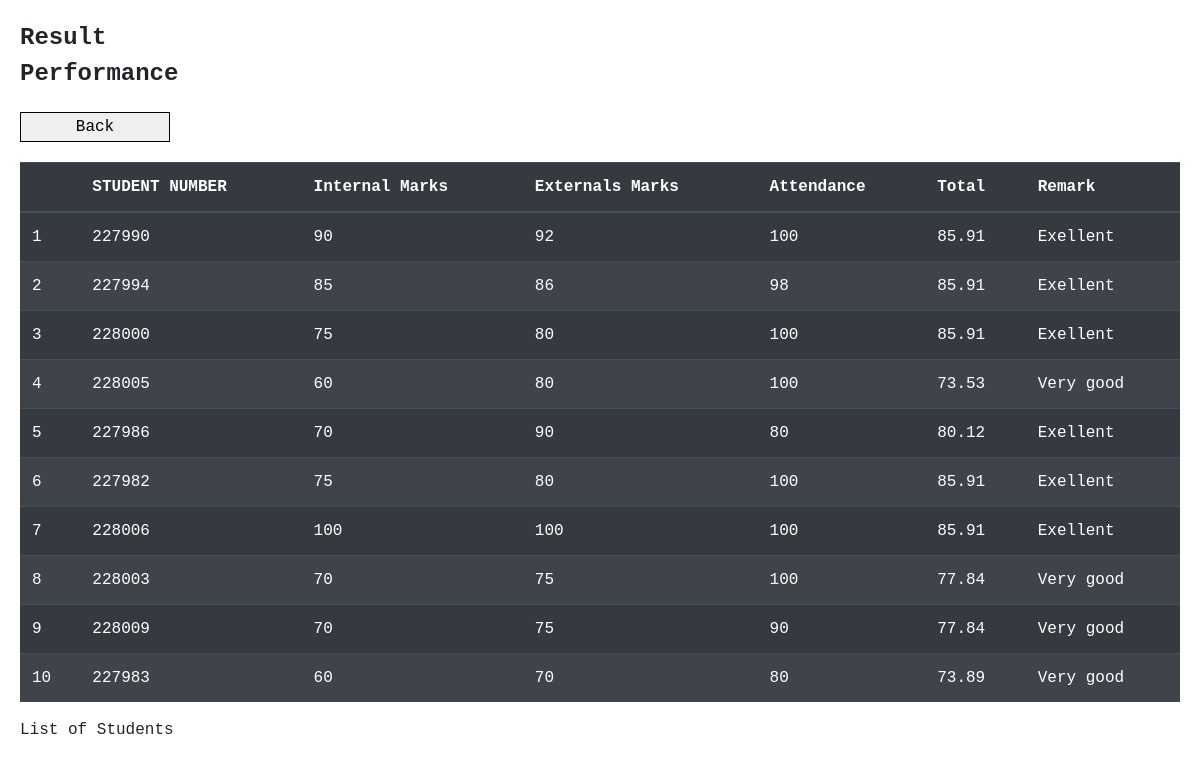
Screenshot of /performance with the database file from the repository.
### tables this page shows
CREATE TABLE performance(usn TEXT PRIMARY KEY,
     internal INTEGER,
     external INTEGER,
     attendance INTEGER,
     final TEXT,
     remark TEXT,
     foreign key (usn) references student(usn) ON DELETE CASCADE);

### app.py (the view)
@app.route("/performance")
def performance():
    lst = check_marks()
    return render_template("performance.html", data=lst, lenght=len(lst))

### backend.py (called while the page is built)
def check_marks():
    con=sqlite3.connect("student.db")
    cur=con.cursor()
    cur.execute("SELECT * FROM performance")
    rows=cur.fetchall()
    con.close()
    return rows

### templates/performance.html (shortened to what this page needs)
<!DOCTYPE html>
<html>
<head><link rel="stylesheet" href="https://cdn.jsdelivr.net/npm/bootstrap@4.5.3/dist/css/bootstrap.min.css">
</head>
<body>
<div><strong>Result</strong></div>
<div><strong>Performance</strong></div>
<a href="/moderator_section"> <button>Back</button></a>
<table class="table table-striped table-dark">
  <thead>
    <tr>
      <th scope="col"></th>
      <th scope="col">STUDENT NUMBER</th>
      <th scope="col">Internal Marks</th>
      <th scope="col">Externals Marks</th>
      <th scope="col">Attendance</th>
      <th scope="col">Total</th>
      <th scope="col">Remark</th>
    </tr>
  </thead>
  <tbody>
    <tr>
      {% for j in range(lenght) %}
        <tr>
          <td>{{j+1}}</td>
        {% for i in range(6)%}
          <td>{{data[j][i]}}</td>
        {%endfor%}
        </tr>
      {% endfor %}
    </tr>
  </tbody>
</table>
<caption>List of Students</caption>
</body>
</html>

### templates/performance.html (style rules this page uses)
body { margin: 0; padding: 20px; font-family: "Courier New", Courier, monospace; }
strong { font-size: 24px; }
button { height: 30px; width: 150px; border: 1px solid; margin-top: 20px; margin-bottom: 20px; }

### rows the page displays
performance: usn "227990" "90" "92" "100" "85.91" "Exellent"
performance: usn "227994" "85" "86" "98" "85.91" "Exellent"
performance: usn "228000" "75" "80" "100" "85.91" "Exellent"
performance: usn "228005" "60" "80" "100" "73.53" "Very good"
performance: usn "227986" "70" "90" "80" "80.12" "Exellent"
performance: usn "227982" "75" "80" "100" "85.91" "Exellent"
performance: usn "228006" "100" "100" "100" "85.91" "Exellent"
performance: usn "228003" "70" "75" "100" "77.84" "Very good"
performance: usn "228009" "70" "75" "90" "77.84" "Very good"
performance: usn "227983" "60" "70" "80" "73.89" "Very good"

### other values shown
{{ j+1 }} "1" "2" "3" "4" "5" "6" "7" "8" "9" "10"
